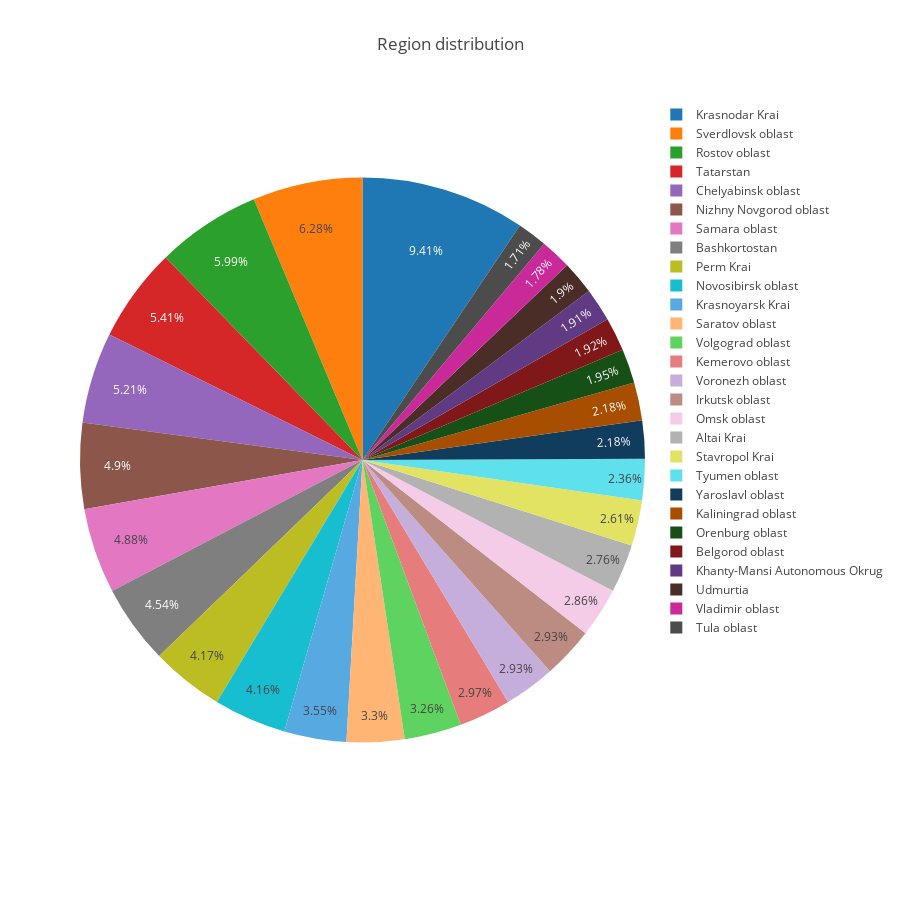

The notebook cell saved with this chart:
### Markdown cell above
**Result**  
1. From the deal probability distribution plot, it is clear that most of the items have exteremely low deal probability, about 78%, while very few values have the deal probability of 0.7 or larger.  
2. A very small tower is observed near the deal probability of 1.0, indicating that there are some items in the dataset having very high value of deal probability.

### Code cell
temp_series = train_df['region_en'].value_counts()
labels = (np.array(temp_series.index))
sizes = (np.array((temp_series / temp_series.sum())*100))

trace = go.Pie(labels=labels, values=sizes)
layout = go.Layout(title='Region distribution',width=900,height=900)
data = [trace]
fig = go.Figure(data=data, layout=layout)
py.iplot(fig, filename="region")

### Figure 1 — Plotly figure (JSON) as saved in the notebook; plotly's stock layout.template omitted (floating-point values rounded to 4 significant figures)
{"data": [{"labels": ["Krasnodar Krai", "Sverdlovsk oblast", "Rostov oblast", "Tatarstan", "Chelyabinsk oblast", "Nizhny Novgorod oblast", "Samara oblast", "Bashkortostan", "Perm Krai", "Novosibirsk oblast", "Krasnoyarsk Krai", "Saratov oblast", "Volgograd oblast", "Kemerovo oblast", "Voronezh oblast", "Irkutsk oblast", "Omsk oblast", "Altai Krai", "Stavropol Krai", "Tyumen oblast", "Yaroslavl oblast", "Kaliningrad oblast", "Orenburg oblast", "Belgorod oblast", "Khanty-Mansi Autonomous Okrug", "Udmurtia", "Vladimir oblast", "Tula oblast"], "type": "pie", "values": [9.406, 6.284, 5.986, 5.407, 5.211, 4.898, 4.883, 4.542, 4.171, 4.156, 3.555, 3.302, 3.259, 2.969, 2.934, 2.929, 2.856, 2.762, 2.607, 2.355, 2.183, 2.179, 1.949, 1.92, 1.91, 1.898, 1.779, 1.712]}], "layout": {"height": 900, "title": "Region distribution", "width": 900}}
